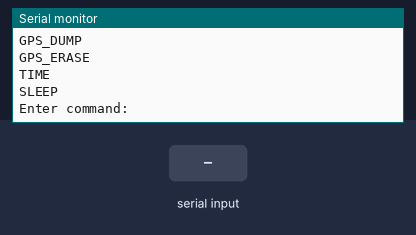
The sketch below on a simulated Arduino Uno, built with avr-gcc and run on an emulated ATmega328P. On the bench: the last lines printed to the serial monitor. Inputs (shaded band) come from the test bench.

Above: at 1.2 s.
1.3 s: "1" received over Serial
At 4.1 s:
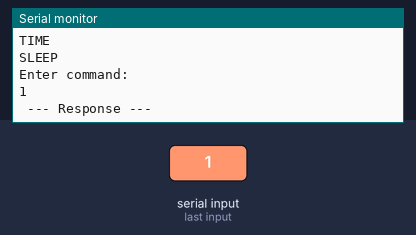
4.3 s: "0" received over the second serial link
At 5.7 s:
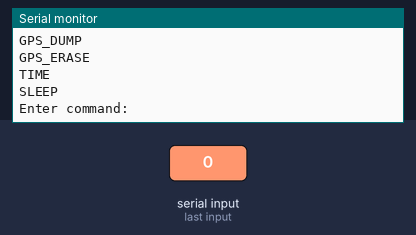
5.8 s: "2" received over Serial
At 7.4 s:
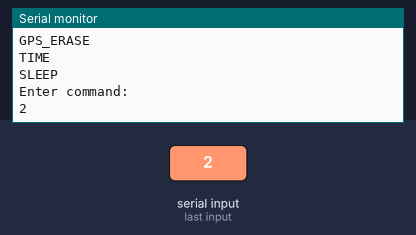

Measured:
- after the input at 1.3 s, the serial monitor: prints a new line after 1.0 s (image 1)
- after the input at 4.3 s, the serial monitor: prints a new line after 1.0 s (image 2)
- after the input at 5.8 s, the serial monitor: prints a new line after 1.0 s (image 3)

The sketch:

Simulator.ino
```cpp
/*
   Date: Apr 11. 2018
   Simlator program
   Imitates commands send by Pi
*/

#include <SoftwareSerial.h>

// Command list
#define INTERVAL_CMD   "INTERVAL"
#define HANDSHAKE_CMD  "OK"
#define GPS_LOG_CMD    "GPS_LOG"
#define GPS_DUMP_CMD   "GPS_DUMP"
#define GPS_ERASE_CMD  "GPS_ERASE"
#define TIME_CMD       "TIME"
#define SLEEP_CMD      "SLEEP"
#define DELIM          "_"


SoftwareSerial Arduino(2, 3);       // RX and TX for RPI COM

void setup()
{
  Arduino.begin(19200);
  Serial.begin(115200);

}

void loop()
{
  char buff[100]; memset(buff, '\0', sizeof(buff));
  String msg;

  Serial.println("\n\n\n\n\n\n\n\n\n\n\n\n\n\n\n\n\n --- Commands --- ");
  Serial.println(INTERVAL_CMD);
  Serial.println(HANDSHAKE_CMD);
  Serial.println(GPS_LOG_CMD);
  Serial.println(GPS_DUMP_CMD);
  Serial.println(GPS_ERASE_CMD);
  Serial.println(TIME_CMD);
  Serial.println(SLEEP_CMD);
  Serial.println("Enter command:");

  while(!Serial.available());

  msg = Serial.readString();
  Serial.println(msg);
  // Flush buffer
  Arduino.readString();
  // Send command
  Arduino.print(msg);

  Serial.println(" --- Response --- ");
  uint32_t start = millis();
  while(millis() - start < 20 * 1000)
  {
    // if millis() or timer wraps around, we'll just reset it
    if (start > millis())  start = millis();

    if(Arduino.available())
    {
      memset(buff, '\0', sizeof(buff));
      readString(buff, sizeof(buff));
      Serial.println(buff);
      break;
    }
  }

}


/*
   Function to read incomming serial string
*/
void readString (char* buff, int len)
{
  String msg;
  msg = Arduino.readString();
  strcpy(buff, msg.c_str());
}
```
